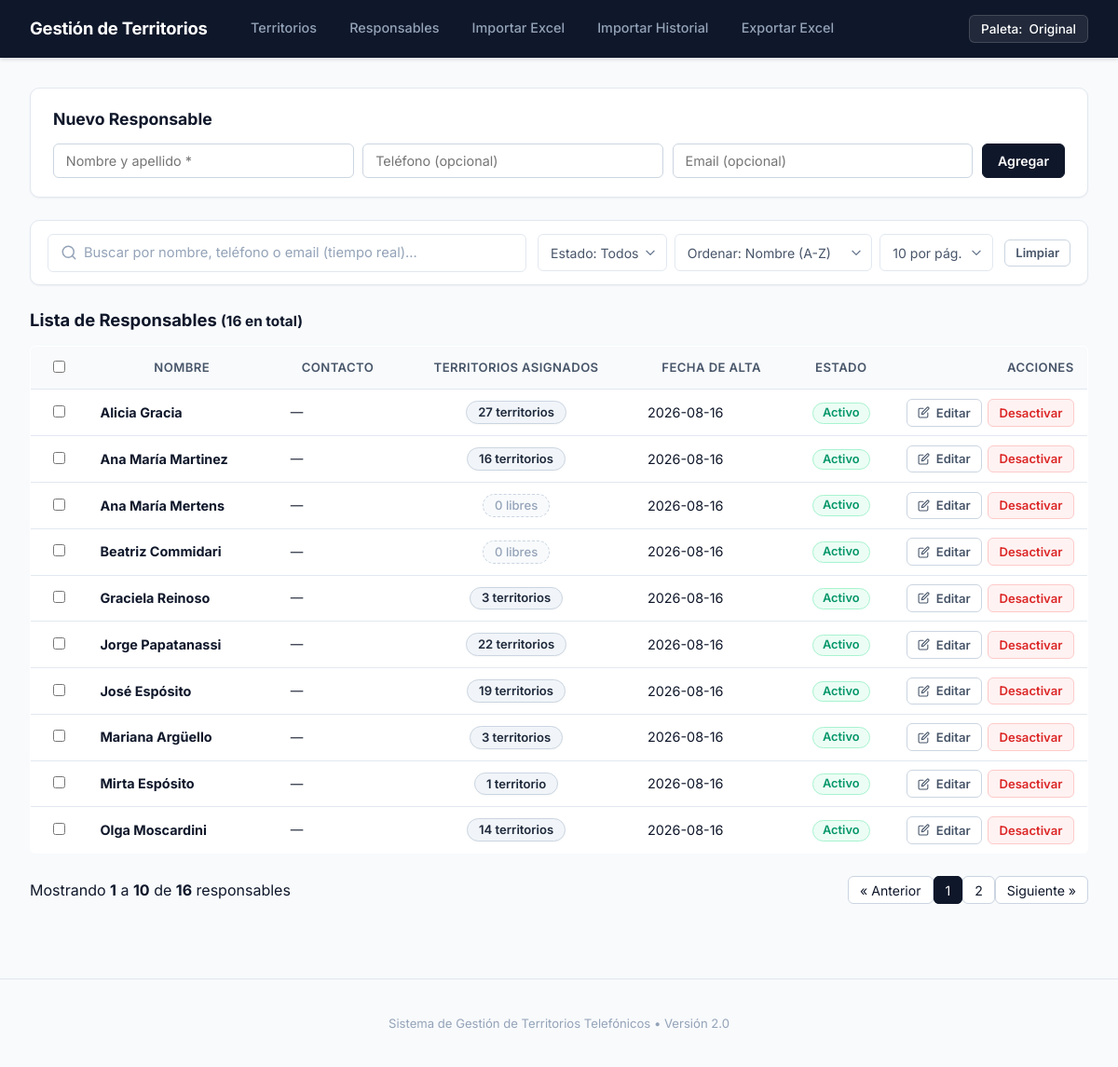
Screenshot of /responsables with the database file from the repository.
### tables this page shows
CREATE TABLE responsables (
    id INTEGER PRIMARY KEY AUTOINCREMENT,
    nombre TEXT NOT NULL,
    activo INTEGER DEFAULT 1 -- 1: activo, 0: inactivo
, telefono TEXT DEFAULT NULL, email TEXT DEFAULT NULL, fecha_alta TEXT DEFAULT NULL);

### routes/responsables.py (the view, shortened to what this page needs)
    @app.route("/responsables", methods=["GET", "POST"])
    def responsables():
        conn = get_connection()
        q = request.args.get("q", "").strip()
        estado = request.args.get("estado", "").strip()
        orden = request.args.get("orden", "nombre_asc")
        try:
            page = max(1, int(request.args.get("page", 1)))
        except (ValueError, TypeError):
            page = 1
        per_page_raw = request.args.get("per_page", "10")
        sql = """
            SELECT
                r.id,
                r.nombre,
                r.activo,
                r.telefono,
                r.email,
                r.fecha_alta,
                (
                    SELECT COUNT(*)
                    FROM asignaciones a
                    WHERE a.responsable_id = r.id AND a.fecha_finalizacion IS NULL
                ) AS territorios_asignados
            FROM responsables r
        """
        if orden == "nombre_desc":
            sql += " ORDER BY r.nombre COLLATE NOCASE DESC"
        elif orden == "territorios_desc":
            sql += " ORDER BY territorios_asignados DESC, r.nombre COLLATE NOCASE ASC"
        elif orden == "fecha_desc":
            sql += " ORDER BY (r.fecha_alta IS NULL), r.fecha_alta DESC, r.id DESC"
        elif orden == "fecha_asc":
            sql += " ORDER BY (r.fecha_alta IS NULL), r.fecha_alta ASC, r.id ASC"
        else:
            orden = "nombre_asc"
            sql += " ORDER BY r.activo DESC, r.nombre COLLATE NOCASE ASC"
        responsables_todos = conn.execute(sql).fetchall()
        conn.close()
        return render_template(
            "responsables.html",
            responsables=responsables_todos,
            total_items=len(responsables_todos),
            page=page,
            per_page=per_page_raw,
            q=q,
            estado=estado,
            orden=orden,
        )

### app/db.py (called while the page is built)
def get_connection():
    connection = sqlite3.connect(DATABASE_PATH)
    connection.row_factory = sqlite3.Row
    connection.execute("PRAGMA foreign_keys = ON")
    return connection

### templates/responsables.html (shortened to what this page needs)
{% extends "base.html" %}
{% block content %}
    <div class="panel-accion">
        <h3>Nuevo Responsable</h3>
        <form method="post" action="{{ url_for('responsables') }}" class="form-nuevo-resp">
            <input type="text" name="nombre" placeholder="Nombre y apellido *" required>
            <input type="text" name="telefono" placeholder="Teléfono (opcional)">
            <input type="email" name="email" placeholder="Email (opcional)">
            <button type="submit" class="btn btn-primary">Agregar</button>
        </form>
    </div>
    <form method="get" action="{{ url_for('responsables') }}" class="buscador-responsables-card" id="form-filtros-resp" data-submit-action="prevenir-envio-filtros">
        <div class="search-input-wrapper buscador-resp-input-wrapper">
            <input
                type="text"
                id="input-buscador-responsables"
                name="q"
                placeholder="Buscar por nombre, teléfono o email (tiempo real)..."
                value="{{ q }}"
                class="search-input"
                autocomplete="off"
            >
        </div>
        <div class="filtros-resp-selects">
            <select name="estado" id="filtro-resp-estado" class="select-filtro">
                <option value="" {% if not estado %}selected{% endif %}>Estado: Todos</option>
            </select>
            <select name="orden" id="filtro-resp-orden" class="select-filtro">
                <option value="nombre_asc" {% if orden == 'nombre_asc' %}selected{% endif %}>Ordenar: Nombre (A-Z)</option>
            </select>
            <select name="per_page" id="filtro-resp-per-page" class="select-filtro" data-change-action="cambiar-por-pagina">
                <option value="10" {% if per_page == '10' %}selected{% endif %}>10 por pág.</option>
            </select>
        </div>
        <div class="filtros-resp-botones">
            <button type="button" id="btn-limpiar-filtros-resp" class="btn btn-outline btn-sm">Limpiar</button>
        </div>
    </form>
    <div class="header-tabla-responsables" data-pagina-inicial="{{ page }}">
        <h3>Lista de Responsables <small>({{ total_items }} en total)</small></h3>
    </div>
    {% if responsables|length == 0 %}
        <p class="sin-resultados">No se encontraron responsables con los filtros aplicados.</p>
    {% else %}
        <table class="tabla-responsables">
            <thead>
                <tr>
                    <th class="col-check">
                        <input type="checkbox" id="check-todos" title="Seleccionar todos" data-change-action="seleccionar-todos">
                    </th>
                    <th>Nombre</th>
                    <th>Contacto</th>
                    <th class="col-centrada">Territorios Asignados</th>
                    <th>Fecha de Alta</th>
                    <th class="col-centrada">Estado</th>
                    <th class="col-derecha">Acciones</th>
                </tr>
            </thead>
            <tbody>
                {% for r in responsables %}
                <tr
                    id="fila-resp-{{ r.id }}"
                    class="fila-responsable {{ 'fila-inactiva' if not r.activo else '' }}"
                    data-id="{{ r.id }}"
                    data-nombre="{{ r.nombre|lower }}"
                    data-telefono="{{ (r.telefono or '')|lower }}"
                    data-email="{{ (r.email or '')|lower }}"
                    data-activo="{{ '1' if r.activo else '0' }}"
                    data-territorios="{{ r.territorios_asignados }}"
                    data-fecha="{{ r.fecha_alta or '' }}"
                    data-search="{{ r.nombre|lower }} {{ (r.telefono or '')|lower }} {{ (r.email or '')|lower }}"
                >
                    <td class="col-centrada">
                        <input type="checkbox" class="check-responsable" value="{{ r.id }}" data-change-action="actualizar-seleccion-lote">
                    </td>
                    <td>
                        <strong>{{ r.nombre }}</strong>
                    </td>
                    <td>
                        <div class="datos-contacto">
                            {% if not r.telefono and not r.email %}
                                <span class="texto-apagado">—</span>
                            {% endif %}
                        </div>
                    </td>
                    <td class="col-centrada">
                        {% if r.territorios_asignados > 0 %}
                            <a href="{{ url_for('index', responsable_id=r.id) }}" class="badge badge-territorios" title="Ver territorios de este responsable">
                                {{ r.territorios_asignados }} territorio{{ 's' if r.territorios_asignados > 1 else '' }}
                            </a>
                        {% else %}
                            <span class="badge badge-libre">0 libres</span>
                        {% endif %}
                    </td>
                    <td>
                        {{ r.fecha_alta or "—" }}
                    </td>
                    <td class="col-centrada">
                        <span class="badge {{ 'badge-disponible' if r.activo else 'badge-en-trabajo' }}">
                            {{ "Activo" if r.activo else "Inactivo" }}
                        </span>
                    </td>
                    <td class="col-acciones">
                        <div class="acciones-fila">
                            <button
                                type="button"
                                class="btn btn-sm btn-outline btn-editar-resp"
                                title="Editar responsable"
                                data-id="{{ r.id }}"
                                data-nombre="{{ r.nombre }}"
                                data-telefono="{{ r.telefono or '' }}"
                                data-email="{{ r.email or '' }}"
                                data-action="abrir-editar-responsable"
                            >
                                <span>Editar</span>
                            </button>
                            {% if r.activo %}
                                <form
                                    method="post"
                                    action="{{ url_for('responsable_desactivar', responsable_id=r.id, q=q, estado=estado, orden=orden, page=page, per_page=per_page) }}"
                                    class="form-en-linea"
                                    data-nombre="{{ r.nombre }}"
                                    data-submit-action="confirmar-desactivacion"
                                >
                                    <button type="submit" class="btn btn-sm btn-danger-subtle" title="Desactivar responsable">
                                        Desactivar
                                    </button>
                                </form>
                            {% endif %}
                        </div>
                    </td>
                </tr>
                {% endfor %}
            </tbody>
        </table>
        <div class="paginacion-container" id="paginacion-container">
            <div class="paginacion-info" id="paginacion-info"></div>
            <div class="paginacion-controles" id="paginacion-controles"></div>
        </div>
    {% endif %}
{% endblock %}

### rows the page displays
responsables: nombre "Alicia Gracia", territorios_asignados "27", territorios_asignados "s", fecha_alta "2026-08-16", activo "Activo"
responsables: nombre "Ana María Martinez", territorios_asignados "16", territorios_asignados "s", fecha_alta "2026-08-16", activo "Activo"
responsables: nombre "Ana María Mertens", shows "0 libres", fecha_alta "2026-08-16", activo "Activo"
responsables: nombre "Beatriz Commidari", shows "0 libres", fecha_alta "2026-08-16", activo "Activo"
responsables: nombre "Graciela Reinoso", territorios_asignados "3", territorios_asignados "s", fecha_alta "2026-08-16", activo "Activo"
responsables: nombre "Jorge Papatanassi", territorios_asignados "22", territorios_asignados "s", fecha_alta "2026-08-16", activo "Activo"
responsables: nombre "José Espósito", territorios_asignados "19", territorios_asignados "s", fecha_alta "2026-08-16", activo "Activo"
responsables: nombre "Mariana Argüello", territorios_asignados "3", territorios_asignados "s", fecha_alta "2026-08-16", activo "Activo"
responsables: nombre "Mirta Espósito", territorios_asignados "1", fecha_alta "2026-08-16", activo "Activo"
responsables: nombre "Olga Moscardini", territorios_asignados "14", territorios_asignados "s", fecha_alta "2026-08-16", activo "Activo"
